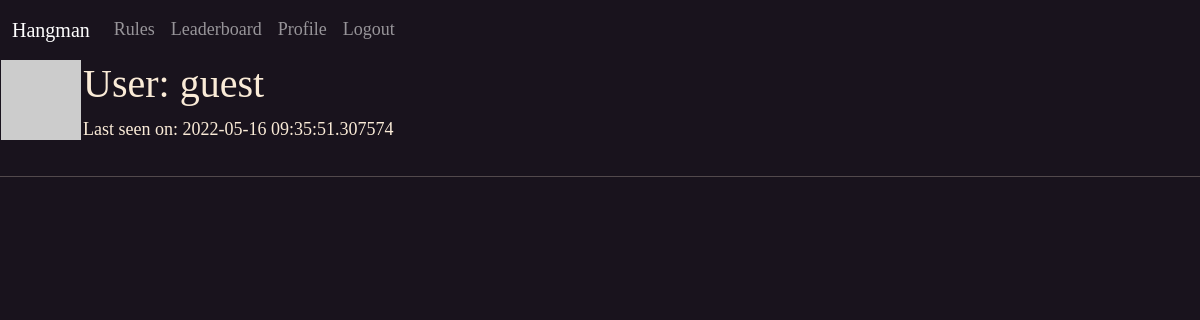
Before: /user/guest (signed in) with the older database file.
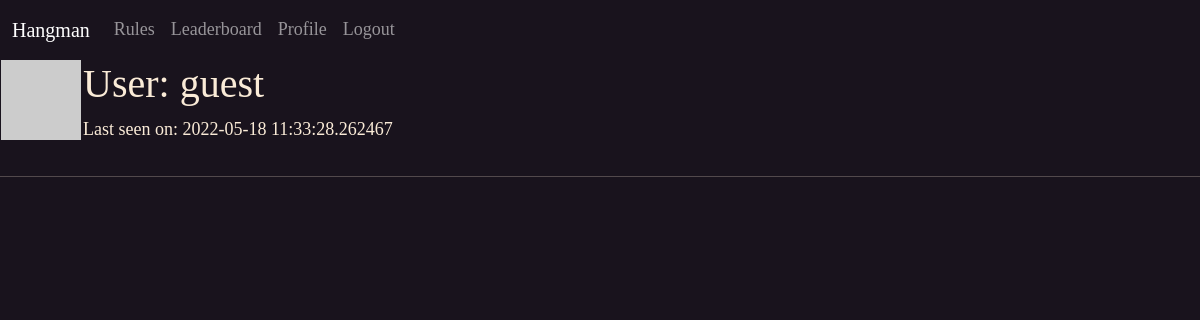
After: the same page with the newer database file.
### app/models.py (models this page shows, shortened)
class User(UserMixin, db.Model):
    id = db.Column(db.Integer, primary_key=True)
    email = db.Column(db.String(60), index=True, unique=True)
    username = db.Column(db.String(60), index=True, unique=True)
    password_hash = db.Column(db.String(128))
    last_seen = db.Column(db.DateTime, default=datetime.utcnow)
    def avatar(self, size):
        digest = md5('hangguest@protonmail.com'.lower().encode('utf-8')).hexdigest()
        return 'https://www.gravatar.com/avatar/{}?d=retro&s={}'.format(digest,size)

### app/routes.py (the view)
@app.route('/user/<username>')
@login_required
def user(username):
    user = User.query.filter_by(username=username).first_or_404()
    return render_template('user.html', user=user)

### app/models.py (called while the page is built)
@login.user_loader
def load_user(id):
    return User.query.get(int(id))

### app/routes.py (called while the page is built)
@app.before_request
def before_request():
    if current_user.is_authenticated:
        current_user.last_seen = datetime.utcnow()
        db.session.commit()

### app/templates/user.html (shortened to what this page needs)
{% extends "base.html" %}
{% block content %}
<table>
    <tr valign="top">
        <td><img src="{{ user.avatar(128) }}"></td>
        <td>
            <h1>User: {{ user.username }}</h1>
            {% if user.last_seen %}<p>Last seen on: {{ user.last_seen }}</p>{% endif %}
        </td>
    </tr>
</table>
{% endblock %}

### app/templates/base.html (shortened to what this page needs)
<!DOCTYPE html>
<html>
<head>
    <link href="https://cdn.jsdelivr.net/npm/bootstrap@5.1.3/dist/css/bootstrap.min.css" rel="stylesheet"
>
</head>
<body>
    <nav class="navbar navbar-expand-sm navbar-dark sticky-top">
        <div class="container-fluid">
            <a class="navbar-brand" href="{{ url_for('hangman') }}">Hangman</a>
            <div class="collapse navbar-collapse" id="navbarSupportedContent">
                <ul class="navbar-nav me-auto mb-2 mb-lg-0">
                    <li class="nav-item">
                        <a class="nav-link" id="rules" style="cursor: pointer;">Rules</a>
                    </li>
                    <li class="nav-item">
                        <a class="nav-link" href="{{ url_for('leaderboard') }}">Leaderboard</a>
                    </li>
                    {% if current_user.is_anonymous %}
                    <li class="nav-item">
                        <a class="nav-link" href="{{ url_for('login') }}">Login</a>
                    </li>
                    {% else %}
                    <li class="nav-item">
                        <a class="nav-link" href="{{ url_for('user', username=current_user.username) }}">Profile</a>
                    </li>
                    <li class="nav-item">
                        <a class="nav-link" href="{{ url_for('logout') }}">Logout</a>
                    </li>
                    {% endif %}
                </ul>
            </div>
        </div>
    </nav>
    {%block content%}
    {%endblock%}
    <hr>
</body>
<link rel="stylesheet" href="{{url_for('static', filename='Hangman.css')}} ">
</html>

### app/static/Hangman.css (style rules this page uses)
body { background-color: rgb(25, 19, 29); color: antiquewhite; font-family: cursive, 'Times New Roman', Times, serif, Georgia; font-size: large; }

Changed rows visible on the page:
changed User "guest": last_seen "2022-05-16 09:35:51.307574" → "2022-05-18 11:33:28.262467"
